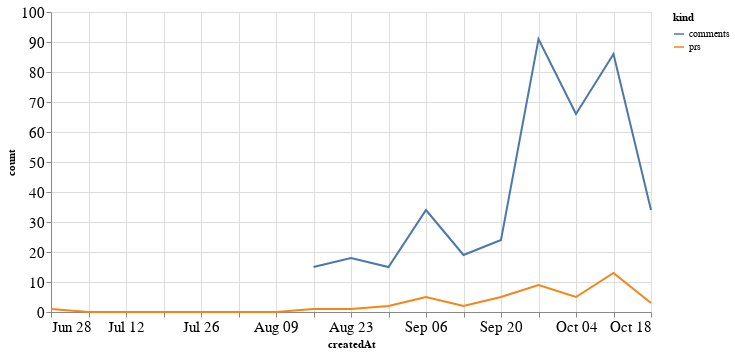

Notebook cell for this chart:
### Code cell
alt.Chart(total_time, width=600).mark_line().encode(
    x='createdAt',
    y='count',
    color='kind'
)

### Figure 1 — Vega-Lite specification as saved in the notebook (floating-point values rounded to 4 significant figures)
{"config": {"axisLeft": {"labelFontSize": 15}, "axisBottom": {"labelFontSize": 15}}, "data": {"name": "data-8d9557a83f854e338de62294e1292516"}, "mark": "line", "encoding": {"color": {"type": "nominal", "field": "kind"}, "x": {"type": "temporal", "field": "createdAt"}, "y": {"type": "quantitative", "field": "count"}}, "width": 600, "$schema": "https://vega.github.io/schema/vega-lite/v4.8.1.json", "datasets": {"data-8d9557a83f854e338de62294e1292516": [{"createdAt": "2020-06-28T00:00:00", "kind": "prs", "count": 1.0}, {"createdAt": "2020-07-05T00:00:00", "kind": "prs", "count": 0.0}, {"createdAt": "2020-07-12T00:00:00", "kind": "prs", "count": 0.0}, {"createdAt": "2020-07-19T00:00:00", "kind": "prs", "count": 0.0}, {"createdAt": "2020-07-26T00:00:00", "kind": "prs", "count": 0.0}, {"createdAt": "2020-08-02T00:00:00", "kind": "prs", "count": 0.0}, {"createdAt": "2020-08-09T00:00:00", "kind": "prs", "count": 0.0}, {"createdAt": "2020-08-16T00:00:00", "kind": "prs", "count": 1.0}, {"createdAt": "2020-08-23T00:00:00", "kind": "prs", "count": 1.0}, {"createdAt": "2020-08-30T00:00:00", "kind": "prs", "count": 2.0}, {"createdAt": "2020-09-06T00:00:00", "kind": "prs", "count": 5.0}, {"createdAt": "2020-09-13T00:00:00", "kind": "prs", "count": 2.0}, {"createdAt": "2020-09-20T00:00:00", "kind": "prs", "count": 5.0}, {"createdAt": "2020-09-27T00:00:00", "kind": "prs", "count": 9.0}, {"createdAt": "2020-10-04T00:00:00", "kind": "prs", "count": 5.0}, {"createdAt": "2020-10-11T00:00:00", "kind": "prs", "count": 13.0}, {"createdAt": "2020-10-18T00:00:00", "kind": "prs", "count": 3.0}, {"createdAt": "2020-06-28T00:00:00", "kind": "comments", "count": null}, {"createdAt": "2020-07-05T00:00:00", "kind": "comments", "count": null}, {"createdAt": "2020-07-12T00:00:00", "kind": "comments", "count": null}, {"createdAt": "2020-07-19T00:00:00", "kind": "comments", "count": null}, {"createdAt": "2020-07-26T00:00:00", "kind": "comments", "count": null}, {"createdAt": "2020-08-02T00:00:00", "kind": "comments", "count": null}, {"createdAt": "2020-08-09T00:00:00", "kind": "comments", "count": null}, {"createdAt": "2020-08-16T00:00:00", "kind": "comments", "count": 15.0}, {"createdAt": "2020-08-23T00:00:00", "kind": "comments", "count": 18.0}, {"createdAt": "2020-08-30T00:00:00", "kind": "comments", "count": 15.0}, {"createdAt": "2020-09-06T00:00:00", "kind": "comments", "count": 34.0}, {"createdAt": "2020-09-13T00:00:00", "kind": "comments", "count": 19.0}, {"createdAt": "2020-09-20T00:00:00", "kind": "comments", "count": 24.0}, {"createdAt": "2020-09-27T00:00:00", "kind": "comments", "count": 91.0}, {"createdAt": "2020-10-04T00:00:00", "kind": "comments", "count": 66.0}, {"createdAt": "2020-10-11T00:00:00", "kind": "comments", "count": 86.0}, {"createdAt": "2020-10-18T00:00:00", "kind": "comments", "count": 34.0}]}}
